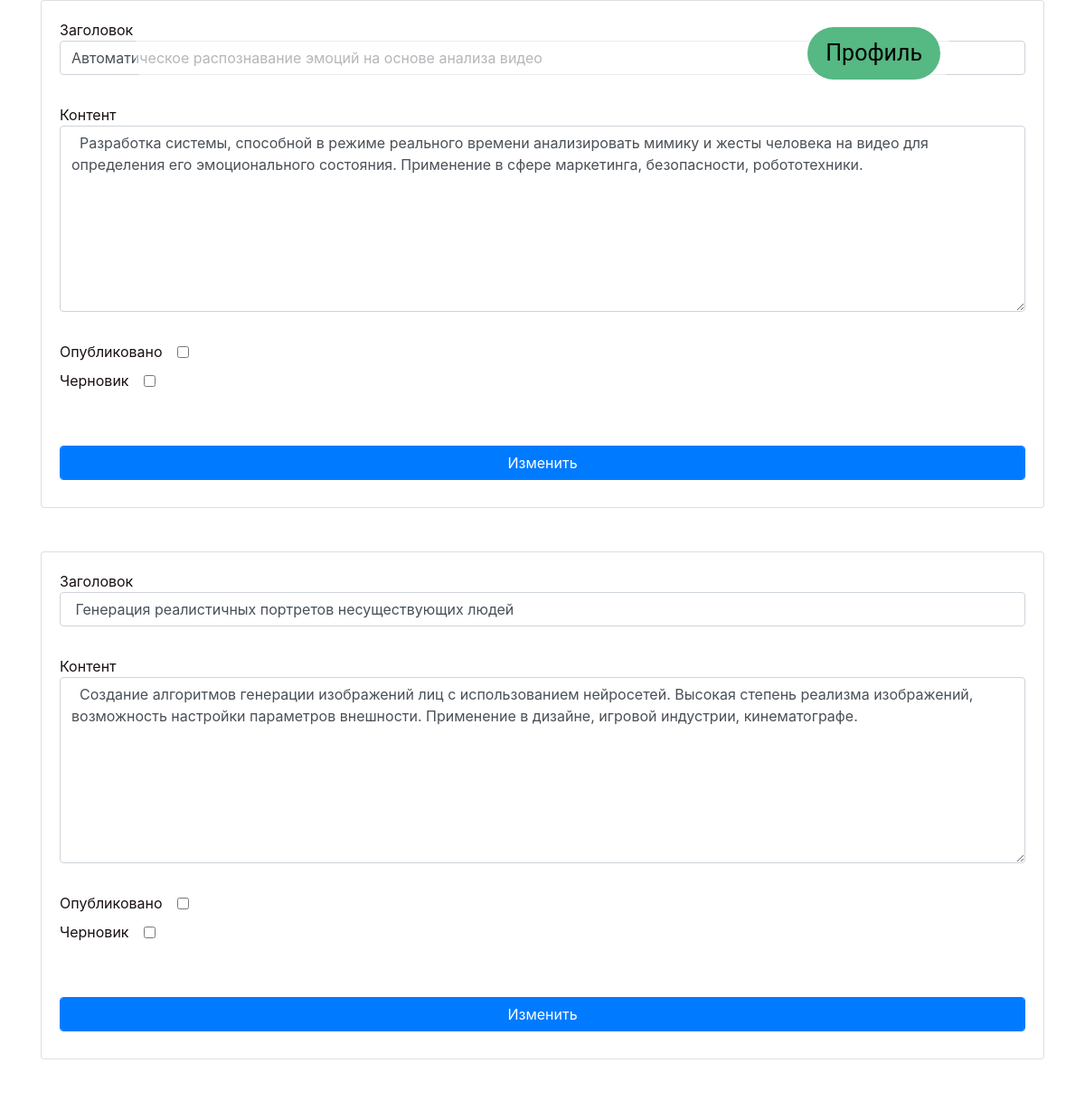
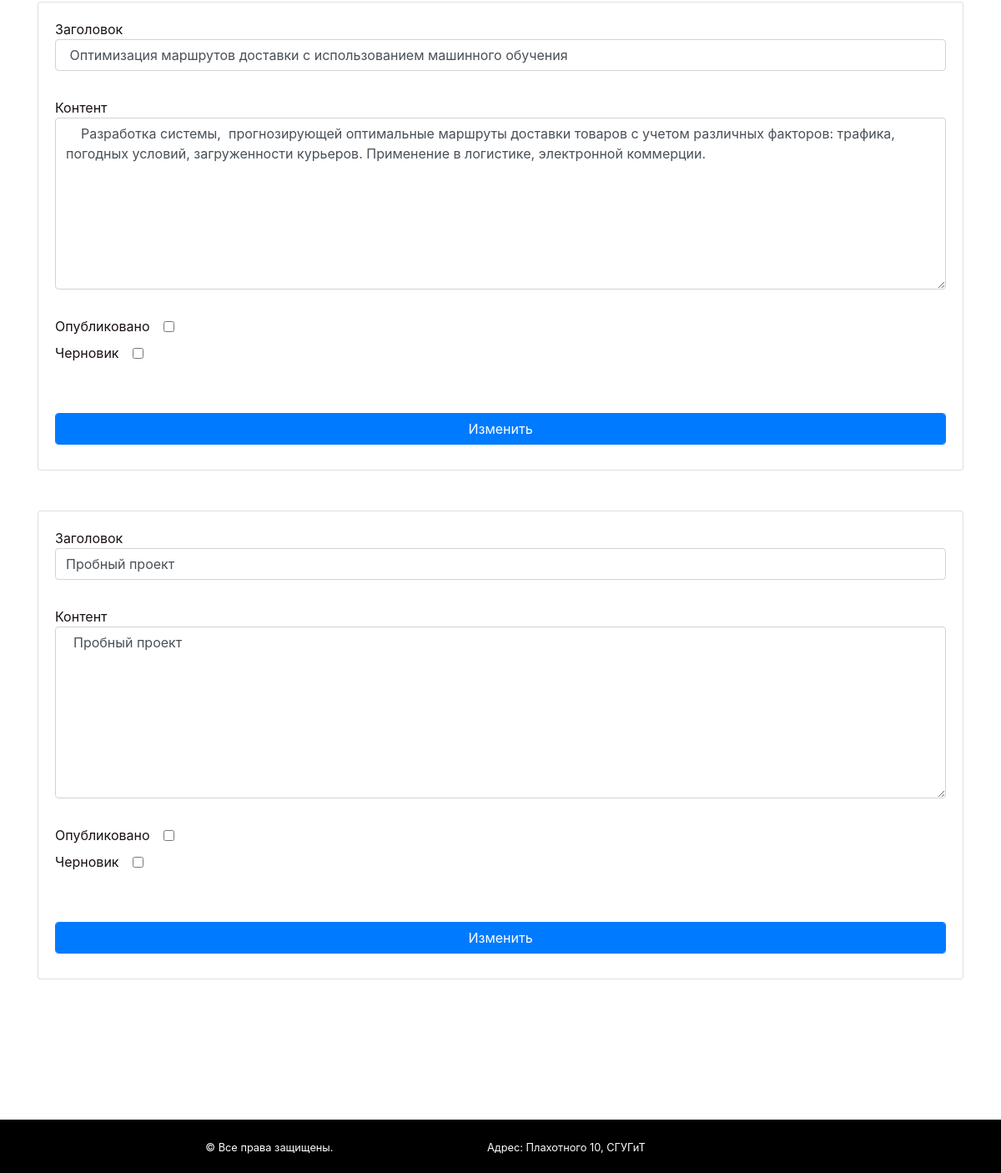
The app's page /update_status (signed in) with its own data (2 pictures, top to bottom).
### tables this page shows
CREATE TABLE posts (
    id INTEGER PRIMARY KEY AUTOINCREMENT,
    created TIMESTAMP NOT NULL DEFAULT CURRENT_TIMESTAMP,
    title TEXT NOT NULL,
    content TEXT NOT NULL,
    status TEXT DEFAULT draft,
    author TEXT NOT NULL
);

### app.py (the view, shortened to what this page needs)
@app.route("/update_status", methods=["POST", "GET"])
@login_required
def updateStatus():
    tmp = None
    menu = None
    if int(current_user.get_admin()) == 1:
        tmp = 'admin.html'
        menu = dbase.getJSON()
    else:
        tmp = 'error_admin.html'
    return render_template(tmp, menu=menu)

### DataBase.py (called while the page is built)
    def getJSON(self):
        sql = '''SELECT * FROM posts'''
        try:
            self.__cur.execute(sql)
            res = self.__cur.fetchall()
            if res:
                blocks_list = [dict(ix) for ix in res]
                return blocks_list
        except:
            return False
        return []

    def getUser(self, user_id):
        try:
            self.__cur.execute(
                f"SELECT * FROM users WHERE id = {user_id} LIMIT 1")
            res = self.__cur.fetchone()
            if not res:
                print("Пользователь не найден")
                return False
            return res
        except sqlite3.Error as e:
            print("Ошибка получения из БД "+str(e))
        return False

### UserLogin.py (called while the page is built)
    def fromDB(self, user_id, db):
        self.__user = db.getUser(user_id)
        return self

    def get_admin(self):
        return str(self.__user['is_admin'])

### app.py (called while the page is built)
@app.before_request
def before_request():
    global dbase
    db = get_db()
    dbase = DataBase(db)

@login_manager.user_loader  # Загрузка пользователя
def load_user(user_id):
    return UserLogin().fromDB(user_id, dbase)

def connect_db():
    conn = sqlite3.connect(app.config['DATABASE'], check_same_thread=False)
    conn.row_factory = sqlite3.Row
    return conn

def get_db():
    if not hasattr(g, 'link_db'):
        g.link_db = connect_db()
    return g.link_db

### templates/admin.html (shortened to what this page needs)
{% extends 'base.html' %}
{% block content %}
<div class="proj container">
    <div class="pram">
    {% for post in menu %}
        <form action="{{url_for('updateStatus')}}" method="post" class="form-contact">
            <div class="card mb-5">
                <div class="card-body">
                    <label class="d-flex flex-column">Заголовок<input class="form-control" type="text" value="{{ post['title'] }}" name="title"> <br></label>
                    <label class="d-flex flex-column">Контент<textarea class="form-control" value="{{ post['content'] }}" name="content" rows="8" cols="55"> {{ post['content'] }}</textarea> <br></label>
                    <label class="d-flex gap-3 align-items-center">Опубликовано<input class="ml-3 form-control w-auto h-auto" type="checkbox" value="public" name="status"></label>
                    <label class="d-flex gap-3 align-items-center">Черновик<input class="ml-3 form-control w-auto h-auto" type="checkbox" value="draft" name="status"></label>
                    <p><button class="form-control color-primary btn btn-primary" type="submit">Изменить</button>
                </div>
            </div>
        </form>
    {% endfor %}
    </div>
</div>
{% endblock %}

### static/css/style.css (style rules this page uses)
html, body { font-family: Arial, Helvetica, sans-serif; margin: 0; padding: 0; width: 100%; color: #000; min-height: 100vh; background: rgba(229, 229, 229, 1); position: relative; }
.container { position: relative; text-align: left; color: rgb(26, 17, 17); margin-bottom: 105px; }
p { padding-top: 50px; font-size: 20px; }
.form-contact p { margin: 10px 0 10px 0; }
.form-contact input[type=submit], textarea { font-size: 16px; }
.proj { width: auto; margin-bottom: 10%; }
.pram { width: auto; height: auto; overflow-y: scroll; white-space: nowrap; }

### records on screen
posts: title "Автоматическое распознавание эмоций на основе анализа видео", content "Разработка системы, способной в режиме реального времени анализировать мимику и жесты человека на видео для определения его эмоционального состояния. Применение в сфере маркетинга, безопасности, робототехники."
posts: title "Генерация реалистичных портретов несуществующих людей", content "Создание алгоритмов генерации изображений лиц с использованием нейросетей. Высокая степень реализма изображений, возможность настройки параметров внешности. Применение в дизайне, игровой индустрии, кинематографе."
posts: title "Оптимизация маршрутов доставки с использованием машинного обучения", content "Разработка системы, прогнозирующей оптимальные маршруты доставки товаров с учетом различных факторов: трафика, погодных условий, загруженности курьеров. Применение в логистике, электронной коммерции."
posts: title "Пробный проект", content "Пробный проект"
